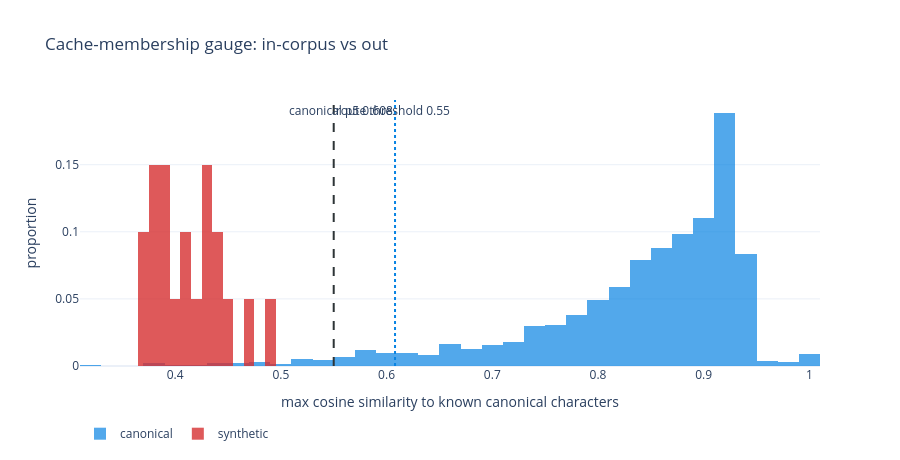

The notebook cell this image was saved under:
### Markdown cell above
## 2. Am I on the map? (the cache-membership gauge, #1)

Each character's max similarity to the known canonical set. Canonical characters cluster high
(median 0.87); every synthetic falls below the canonical 5th percentile (synthetic median 0.41,
zero overlap with the canonical distribution). A ~0.55 threshold flags out-of-cache characters,
route those to measurement, do not trust an LLM rating. (Corpus membership, not fame.)

### Code cell
g=D['gauge']
fig=go.Figure()
fig.add_trace(go.Histogram(x=g['canon_scores'],name='canonical',histnorm='probability',marker_color='#0984E3',opacity=0.7,nbinsx=40))
fig.add_trace(go.Histogram(x=g['synth_scores'],name='synthetic',histnorm='probability',marker_color='#D63031',opacity=0.8,nbinsx=20))
fig.add_vline(x=g['threshold'],line_dash='dash',line_color='#2d3436',annotation_text=f"route threshold {g['threshold']}")
fig.add_vline(x=g['canon_p5'],line_dash='dot',line_color='#0984E3',annotation_text=f"canonical p5 {g['canon_p5']}",annotation_position='top left')
fig.update_layout(template=TPL,height=460,barmode='overlay',title='Cache-membership gauge: in-corpus vs out',
  xaxis_title='max cosine similarity to known canonical characters',yaxis_title='proportion',legend=dict(orientation='h',y=-0.2))
fig.show()

# RQ3.2 discriminability: AUC + false-flag at recall 1.0
import numpy as _np
_c=_np.array(g['canon_scores']); _s=_np.array(g['synth_scores']); _thr=g['threshold']
_auc=float((_c[:,None] > _s[None,:]).mean())
_recall=float((_s < _thr).mean()); _ff=float((_c < _thr).mean())
print(f'Gauge discriminability: AUC = {_auc:.3f}')
print(f'  at the {_thr} threshold: recall on out-of-cache = {_recall:.0%} (all synthetics caught), '
      f'false-flag on canonical = {_ff:.1%}')

### Figure 1 — Plotly figure (JSON) as saved in the notebook; plotly's stock layout.template omitted (floating-point values rounded to 4 significant figures; data arrays with more than 128 entries replaced by an {"elided": "..."} marker saying what was removed)
{"data": [{"histnorm": "probability", "marker": {"color": "#0984E3"}, "name": "canonical", "nbinsx": 40, "opacity": 0.7, "type": "histogram", "x": {"elided": "1981 float values"}}, {"histnorm": "probability", "marker": {"color": "#D63031"}, "name": "synthetic", "nbinsx": 20, "opacity": 0.8, "type": "histogram", "x": [0.412, 0.472, 0.392, 0.385, 0.431, 0.431, 0.452, 0.37, 0.381, 0.441, 0.429, 0.42, 0.489, 0.372, 0.397, 0.411, 0.439, 0.381, 0.378, 0.391]}], "layout": {"annotations": [{"showarrow": false, "text": "route threshold 0.55", "x": 0.55, "xanchor": "left", "xref": "x", "y": 1, "yanchor": "top", "yref": "y domain"}, {"showarrow": false, "text": "canonical p5 0.608", "x": 0.608, "xanchor": "right", "xref": "x", "y": 1, "yanchor": "top", "yref": "y domain"}], "barmode": "overlay", "height": 460, "legend": {"orientation": "h", "y": -0.2}, "shapes": [{"line": {"color": "#2d3436", "dash": "dash"}, "type": "line", "x0": 0.55, "x1": 0.55, "xref": "x", "y0": 0, "y1": 1, "yref": "y domain"}, {"line": {"color": "#0984E3", "dash": "dot"}, "type": "line", "x0": 0.608, "x1": 0.608, "xref": "x", "y0": 0, "y1": 1, "yref": "y domain"}], "title": {"text": "Cache-membership gauge: in-corpus vs out"}, "xaxis": {"title": {"text": "max cosine similarity to known canonical characters"}}, "yaxis": {"title": {"text": "proportion"}}}}
